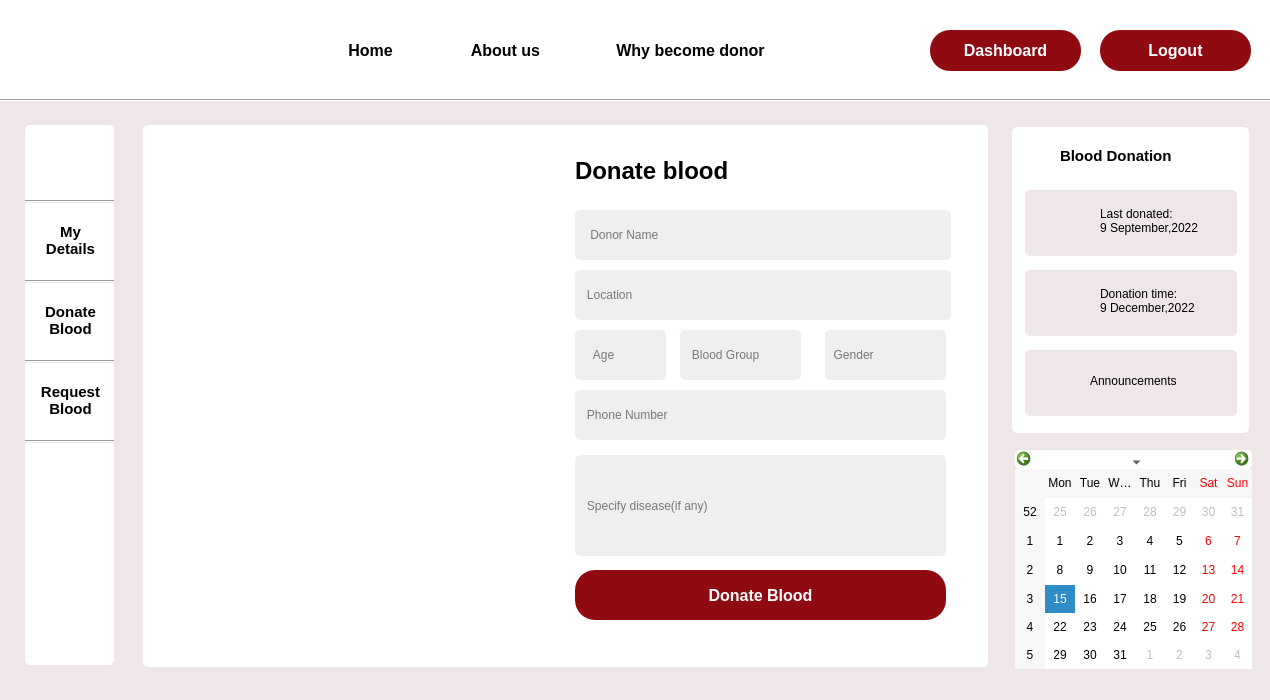
<?xml version="1.0" encoding="UTF-8"?>
<ui version="4.0">
 <class>donate_blood</class>
 <widget class="QDialog" name="donate_blood">
  <property name="geometry">
   <rect>
    <x>0</x>
    <y>0</y>
    <width>1270</width>
    <height>700</height>
   </rect>
  </property>
  <property name="windowTitle">
   <string>Dialog</string>
  </property>
  <property name="styleSheet">
   <string notr="true">background-color: #EFE6E7</string>
  </property>
  <widget class="QLabel" name="label_7">
   <property name="geometry">
    <rect>
     <x>40</x>
     <y>0</y>
     <width>81</width>
     <height>91</height>
    </rect>
   </property>
   <property name="styleSheet">
    <string notr="true">background-color:rgb(255, 255, 255);
border-image: url(:/img/Images/logo1.png);</string>
   </property>
   <property name="text">
    <string/>
   </property>
  </widget>
  <widget class="QPushButton" name="home">
   <property name="geometry">
    <rect>
     <x>300</x>
     <y>30</y>
     <width>141</width>
     <height>41</height>
    </rect>
   </property>
   <property name="font">
    <font>
     <pointsize>12</pointsize>
     <bold>true</bold>
    </font>
   </property>
   <property name="cursor">
    <cursorShape>PointingHandCursor</cursorShape>
   </property>
   <property name="styleSheet">
    <string notr="true">#home

{
 background-color:rgb(255, 255, 255);
border-radius:0.5px;
}

#home::hover
{border-bottom :3px solid rgb(144, 10, 18);
color: rgb(144, 10, 18);
}</string>
   </property>
   <property name="text">
    <string>Home</string>
   </property>
  </widget>
  <widget class="QPushButton" name="about">
   <property name="geometry">
    <rect>
     <x>430</x>
     <y>30</y>
     <width>151</width>
     <height>41</height>
    </rect>
   </property>
   <property name="font">
    <font>
     <pointsize>12</pointsize>
     <bold>true</bold>
    </font>
   </property>
   <property name="cursor">
    <cursorShape>PointingHandCursor</cursorShape>
   </property>
   <property name="styleSheet">
    <string notr="true">#about

{
 background-color:rgb(255, 255, 255);
border-radius:0.5px;
}

#about::hover
{border-bottom :3px solid rgb(144, 10, 18);
color: rgb(144, 10, 18);
}</string>
   </property>
   <property name="text">
    <string>About us</string>
   </property>
  </widget>
  <widget class="QPushButton" name="why">
   <property name="geometry">
    <rect>
     <x>580</x>
     <y>30</y>
     <width>221</width>
     <height>41</height>
    </rect>
   </property>
   <property name="font">
    <font>
     <pointsize>12</pointsize>
     <bold>true</bold>
    </font>
   </property>
   <property name="cursor">
    <cursorShape>PointingHandCursor</cursorShape>
   </property>
   <property name="styleSheet">
    <string notr="true">#why

{
 background-color:rgb(255, 255, 255);
border-radius:0.5px;
}

#why::hover
{border-bottom :3px solid rgb(144, 10, 18);
color: rgb(144, 10, 18);
}</string>
   </property>
   <property name="text">
    <string>Why become donor</string>
   </property>
  </widget>
  <widget class="QPushButton" name="login">
   <property name="geometry">
    <rect>
     <x>930</x>
     <y>30</y>
     <width>151</width>
     <height>41</height>
    </rect>
   </property>
   <property name="font">
    <font>
     <pointsize>12</pointsize>
     <bold>true</bold>
    </font>
   </property>
   <property name="cursor">
    <cursorShape>PointingHandCursor</cursorShape>
   </property>
   <property name="styleSheet">
    <string notr="true">#login
{
 background-color:rgb(144, 10, 18);
border-radius:20px;
color:rgb(255, 255, 255)
}

#login::hover
{
background-color:white;
	color: rgb(144, 10, 18);
}</string>
   </property>
   <property name="text">
    <string>Dashboard</string>
   </property>
  </widget>
  <widget class="Line" name="line">
   <property name="geometry">
    <rect>
     <x>0</x>
     <y>99</y>
     <width>1280</width>
     <height>3</height>
    </rect>
   </property>
   <property name="orientation">
    <enum>Qt::Horizontal</enum>
   </property>
  </widget>
  <widget class="QLabel" name="label">
   <property name="geometry">
    <rect>
     <x>0</x>
     <y>0</y>
     <width>1280</width>
     <height>99</height>
    </rect>
   </property>
   <property name="styleSheet">
    <string notr="true">background-color: rgb(255, 255, 255);</string>
   </property>
   <property name="text">
    <string/>
   </property>
  </widget>
  <widget class="Line" name="line_4">
   <property name="geometry">
    <rect>
     <x>25</x>
     <y>435</y>
     <width>89</width>
     <height>3</height>
    </rect>
   </property>
   <property name="orientation">
    <enum>Qt::Horizontal</enum>
   </property>
  </widget>
  <widget class="QLabel" name="label_2">
   <property name="geometry">
    <rect>
     <x>25</x>
     <y>125</y>
     <width>89</width>
     <height>540</height>
    </rect>
   </property>
   <property name="styleSheet">
    <string notr="true">background-color: rgb(255, 255, 255);
border-radius:5px;</string>
   </property>
   <property name="text">
    <string/>
   </property>
  </widget>
  <widget class="QLabel" name="label_5">
   <property name="geometry">
    <rect>
     <x>40</x>
     <y>130</y>
     <width>63</width>
     <height>61</height>
    </rect>
   </property>
   <property name="cursor">
    <cursorShape>PointingHandCursor</cursorShape>
   </property>
   <property name="styleSheet">
    <string notr="true">background-color: rgb(255, 255, 255);
border-image: url(:/img/Images/Profile.png);</string>
   </property>
   <property name="text">
    <string/>
   </property>
  </widget>
  <widget class="Line" name="line_3">
   <property name="geometry">
    <rect>
     <x>25</x>
     <y>360</y>
     <width>89</width>
     <height>3</height>
    </rect>
   </property>
   <property name="orientation">
    <enum>Qt::Horizontal</enum>
   </property>
  </widget>
  <widget class="QPushButton" name="my_details_3">
   <property name="geometry">
    <rect>
     <x>30</x>
     <y>370</y>
     <width>81</width>
     <height>61</height>
    </rect>
   </property>
   <property name="font">
    <font>
     <pointsize>11</pointsize>
     <bold>true</bold>
    </font>
   </property>
   <property name="cursor">
    <cursorShape>PointingHandCursor</cursorShape>
   </property>
   <property name="styleSheet">
    <string notr="true">*{
 background-color:rgb(255, 255, 255);
border-radius:5px;}
#my_details_3::hover
{

	color: rgb(144, 10, 18);
}
</string>
   </property>
   <property name="text">
    <string>Request
Blood</string>
   </property>
  </widget>
  <widget class="QPushButton" name="my_details">
   <property name="geometry">
    <rect>
     <x>30</x>
     <y>210</y>
     <width>81</width>
     <height>61</height>
    </rect>
   </property>
   <property name="font">
    <font>
     <pointsize>11</pointsize>
     <bold>true</bold>
    </font>
   </property>
   <property name="cursor">
    <cursorShape>PointingHandCursor</cursorShape>
   </property>
   <property name="styleSheet">
    <string notr="true">#my_details
{
 background-color:rgb(255, 255, 255);
border-radius:5px;
}

#my_details::hover
{

	color: rgb(144, 10, 18);
}</string>
   </property>
   <property name="text">
    <string>My
Details</string>
   </property>
  </widget>
  <widget class="Line" name="line_2">
   <property name="geometry">
    <rect>
     <x>25</x>
     <y>280</y>
     <width>89</width>
     <height>3</height>
    </rect>
   </property>
   <property name="orientation">
    <enum>Qt::Horizontal</enum>
   </property>
  </widget>
  <widget class="Line" name="line_5">
   <property name="geometry">
    <rect>
     <x>25</x>
     <y>200</y>
     <width>89</width>
     <height>3</height>
    </rect>
   </property>
   <property name="orientation">
    <enum>Qt::Horizontal</enum>
   </property>
  </widget>
  <widget class="QPushButton" name="my_details_2">
   <property name="geometry">
    <rect>
     <x>30</x>
     <y>290</y>
     <width>81</width>
     <height>61</height>
    </rect>
   </property>
   <property name="font">
    <font>
     <pointsize>11</pointsize>
     <bold>true</bold>
    </font>
   </property>
   <property name="cursor">
    <cursorShape>PointingHandCursor</cursorShape>
   </property>
   <property name="styleSheet">
    <string notr="true">*{
 background-color:rgb(255, 255, 255);
border-radius:5px;}

#my_details_2::hover
{

	color: rgb(144, 10, 18);
}
</string>
   </property>
   <property name="text">
    <string>Donate
Blood</string>
   </property>
  </widget>
  <widget class="Line" name="line_6">
   <property name="geometry">
    <rect>
     <x>25</x>
     <y>440</y>
     <width>89</width>
     <height>3</height>
    </rect>
   </property>
   <property name="orientation">
    <enum>Qt::Horizontal</enum>
   </property>
  </widget>
  <widget class="QLabel" name="label_27">
   <property name="geometry">
    <rect>
     <x>1035</x>
     <y>200</y>
     <width>51</width>
     <height>41</height>
    </rect>
   </property>
   <property name="styleSheet">
    <string notr="true">border-image: url(:/img/Images/Donor.png);</string>
   </property>
   <property name="text">
    <string/>
   </property>
  </widget>
  <widget class="QLabel" name="label_4">
   <property name="geometry">
    <rect>
     <x>165</x>
     <y>140</y>
     <width>403</width>
     <height>502</height>
    </rect>
   </property>
   <property name="styleSheet">
    <string notr="true">background-color: rgb(255, 255, 255);
border-image: url(:/Images/request_blood.jpg);
</string>
   </property>
   <property name="text">
    <string/>
   </property>
  </widget>
  <widget class="QLineEdit" name="lineEdit_4">
   <property name="geometry">
    <rect>
     <x>575</x>
     <y>450</y>
     <width>371</width>
     <height>101</height>
    </rect>
   </property>
   <property name="styleSheet">
    <string notr="true">*
{
border-radius:5px;
background-color:#F1EEEE;
}</string>
   </property>
   <property name="text">
    <string>   More detail about case</string>
   </property>
  </widget>
  <widget class="QLabel" name="label_29">
   <property name="geometry">
    <rect>
     <x>1035</x>
     <y>360</y>
     <width>51</width>
     <height>41</height>
    </rect>
   </property>
   <property name="styleSheet">
    <string notr="true">border-image: url(:/img/Images/announcement.png);</string>
   </property>
   <property name="text">
    <string/>
   </property>
  </widget>
  <widget class="QPushButton" name="register_2">
   <property name="geometry">
    <rect>
     <x>575</x>
     <y>560</y>
     <width>371</width>
     <height>50</height>
    </rect>
   </property>
   <property name="font">
    <font>
     <pointsize>12</pointsize>
     <bold>true</bold>
    </font>
   </property>
   <property name="styleSheet">
    <string notr="true">#register_2
{
background-color:#F25019;
border-radius:5px;
}</string>
   </property>
   <property name="text">
    <string>Request Blood</string>
   </property>
  </widget>
  <widget class="QLabel" name="label_24">
   <property name="geometry">
    <rect>
     <x>1025</x>
     <y>190</y>
     <width>212</width>
     <height>66</height>
    </rect>
   </property>
   <property name="styleSheet">
    <string notr="true">border-radius:5px;</string>
   </property>
   <property name="text">
    <string/>
   </property>
  </widget>
  <widget class="QLabel" name="label_23">
   <property name="geometry">
    <rect>
     <x>1065</x>
     <y>140</y>
     <width>141</width>
     <height>31</height>
    </rect>
   </property>
   <property name="font">
    <font>
     <pointsize>11</pointsize>
     <bold>true</bold>
    </font>
   </property>
   <property name="styleSheet">
    <string notr="true">background-color: rgb(255, 255, 255);</string>
   </property>
   <property name="text">
    <string>Blood Donation </string>
   </property>
  </widget>
  <widget class="QLineEdit" name="lineEdit_5">
   <property name="geometry">
    <rect>
     <x>685</x>
     <y>330</y>
     <width>121</width>
     <height>50</height>
    </rect>
   </property>
   <property name="styleSheet">
    <string notr="true">*
{
border-radius:5px;
background-color:#F1EEEE;

}</string>
   </property>
   <property name="text">
    <string>   Blood Group</string>
   </property>
  </widget>
  <widget class="QLabel" name="label_34">
   <property name="geometry">
    <rect>
     <x>1035</x>
     <y>360</y>
     <width>51</width>
     <height>41</height>
    </rect>
   </property>
   <property name="styleSheet">
    <string notr="true">border-image: url(:/img/Images/announcement.png);</string>
   </property>
   <property name="text">
    <string/>
   </property>
  </widget>
  <widget class="QLabel" name="label_6">
   <property name="geometry">
    <rect>
     <x>1012</x>
     <y>127</y>
     <width>237</width>
     <height>306</height>
    </rect>
   </property>
   <property name="styleSheet">
    <string notr="true">background-color: rgb(255, 255, 255);
border-radius:5px;</string>
   </property>
   <property name="text">
    <string/>
   </property>
  </widget>
  <widget class="QLabel" name="label_26">
   <property name="geometry">
    <rect>
     <x>1025</x>
     <y>270</y>
     <width>212</width>
     <height>66</height>
    </rect>
   </property>
   <property name="cursor">
    <cursorShape>PointingHandCursor</cursorShape>
   </property>
   <property name="styleSheet">
    <string notr="true">border-radius:5px;</string>
   </property>
   <property name="text">
    <string/>
   </property>
  </widget>
  <widget class="QLabel" name="label_28">
   <property name="geometry">
    <rect>
     <x>1035</x>
     <y>280</y>
     <width>51</width>
     <height>41</height>
    </rect>
   </property>
   <property name="cursor">
    <cursorShape>PointingHandCursor</cursorShape>
   </property>
   <property name="styleSheet">
    <string notr="true">border-image: url(:/img/Images/hospital.png);</string>
   </property>
   <property name="text">
    <string/>
   </property>
  </widget>
  <widget class="QLabel" name="label_3">
   <property name="geometry">
    <rect>
     <x>143</x>
     <y>125</y>
     <width>845</width>
     <height>542</height>
    </rect>
   </property>
   <property name="styleSheet">
    <string notr="true">background-color: rgb(255, 255, 255);
border-radius:5px;</string>
   </property>
   <property name="text">
    <string/>
   </property>
  </widget>
  <widget class="QLineEdit" name="gender">
   <property name="geometry">
    <rect>
     <x>825</x>
     <y>330</y>
     <width>121</width>
     <height>50</height>
    </rect>
   </property>
   <property name="styleSheet">
    <string notr="true">*
{
border-radius:5px;
background-color:#F1EEEE;
}</string>
   </property>
   <property name="text">
    <string/>
   </property>
   <property name="placeholderText">
    <string>  Gender</string>
   </property>
  </widget>
  <widget class="QLabel" name="label_25">
   <property name="geometry">
    <rect>
     <x>1025</x>
     <y>350</y>
     <width>212</width>
     <height>66</height>
    </rect>
   </property>
   <property name="cursor">
    <cursorShape>PointingHandCursor</cursorShape>
   </property>
   <property name="styleSheet">
    <string notr="true">border-radius:5px;</string>
   </property>
   <property name="text">
    <string/>
   </property>
  </widget>
  <widget class="QLabel" name="label_15">
   <property name="geometry">
    <rect>
     <x>575</x>
     <y>150</y>
     <width>231</width>
     <height>41</height>
    </rect>
   </property>
   <property name="font">
    <font>
     <pointsize>18</pointsize>
     <bold>true</bold>
    </font>
   </property>
   <property name="styleSheet">
    <string notr="true">background-color: rgb(255, 255, 255);</string>
   </property>
   <property name="text">
    <string>Donate blood</string>
   </property>
  </widget>
  <widget class="QCalendarWidget" name="calendarWidget">
   <property name="geometry">
    <rect>
     <x>1015</x>
     <y>450</y>
     <width>237</width>
     <height>219</height>
    </rect>
   </property>
   <property name="cursor">
    <cursorShape>PointingHandCursor</cursorShape>
   </property>
   <property name="styleSheet">
    <string notr="true">background-color: rgb(255, 255, 255);
font: 9pt &quot;Segoe UI&quot;;
border-radius:5px;</string>
   </property>
  </widget>
  <widget class="QLabel" name="label_32">
   <property name="geometry">
    <rect>
     <x>1100</x>
     <y>360</y>
     <width>131</width>
     <height>41</height>
    </rect>
   </property>
   <property name="text">
    <string>Announcements</string>
   </property>
  </widget>
  <widget class="QLineEdit" name="phone_number">
   <property name="geometry">
    <rect>
     <x>575</x>
     <y>390</y>
     <width>371</width>
     <height>50</height>
    </rect>
   </property>
   <property name="styleSheet">
    <string notr="true">*
{
border-radius:5px;
background-color:#F1EEEE;
}</string>
   </property>
   <property name="text">
    <string/>
   </property>
   <property name="placeholderText">
    <string>   Phone Number</string>
   </property>
  </widget>
  <widget class="QLineEdit" name="name">
   <property name="geometry">
    <rect>
     <x>575</x>
     <y>210</y>
     <width>376</width>
     <height>50</height>
    </rect>
   </property>
   <property name="styleSheet">
    <string notr="true">*
{
border-radius:5px;
background-color:#F1EEEE;
}</string>
   </property>
   <property name="text">
    <string/>
   </property>
   <property name="placeholderText">
    <string>    Donor Name</string>
   </property>
  </widget>
  <widget class="QLabel" name="label_30">
   <property name="geometry">
    <rect>
     <x>1100</x>
     <y>200</y>
     <width>131</width>
     <height>41</height>
    </rect>
   </property>
   <property name="cursor">
    <cursorShape>PointingHandCursor</cursorShape>
   </property>
   <property name="styleSheet">
    <string notr="true">#label_30::hover
{

	color: rgb(144, 10, 18);
}</string>
   </property>
   <property name="text">
    <string>Last donated:
9 September,2022</string>
   </property>
  </widget>
  <widget class="QLabel" name="label_31">
   <property name="geometry">
    <rect>
     <x>1100</x>
     <y>280</y>
     <width>131</width>
     <height>41</height>
    </rect>
   </property>
   <property name="cursor">
    <cursorShape>PointingHandCursor</cursorShape>
   </property>
   <property name="styleSheet">
    <string notr="true">#label_31::hover
{

	color: rgb(144, 10, 18);
}</string>
   </property>
   <property name="text">
    <string>Donation time:
9 December,2022</string>
   </property>
  </widget>
  <widget class="QLineEdit" name="age">
   <property name="geometry">
    <rect>
     <x>575</x>
     <y>330</y>
     <width>91</width>
     <height>50</height>
    </rect>
   </property>
   <property name="styleSheet">
    <string notr="true">*
{
border-radius:5px;
background-color:#F1EEEE;
}</string>
   </property>
   <property name="text">
    <string/>
   </property>
   <property name="placeholderText">
    <string>     Age  </string>
   </property>
  </widget>
  <widget class="QLineEdit" name="location">
   <property name="geometry">
    <rect>
     <x>575</x>
     <y>270</y>
     <width>376</width>
     <height>50</height>
    </rect>
   </property>
   <property name="styleSheet">
    <string notr="true">*
{
border-radius:5px;
background-color:#F1EEEE;
}</string>
   </property>
   <property name="text">
    <string/>
   </property>
   <property name="placeholderText">
    <string>   Location</string>
   </property>
  </widget>
  <widget class="QLabel" name="label_33">
   <property name="geometry">
    <rect>
     <x>1090</x>
     <y>360</y>
     <width>131</width>
     <height>41</height>
    </rect>
   </property>
   <property name="cursor">
    <cursorShape>PointingHandCursor</cursorShape>
   </property>
   <property name="styleSheet">
    <string notr="true">#label_33::hover
{

	color: rgb(144, 10, 18);
}</string>
   </property>
   <property name="text">
    <string>Announcements</string>
   </property>
  </widget>
  <widget class="QLabel" name="label_8">
   <property name="geometry">
    <rect>
     <x>160</x>
     <y>140</y>
     <width>403</width>
     <height>502</height>
    </rect>
   </property>
   <property name="styleSheet">
    <string notr="true">background-color: rgb(255, 255, 255);
background-image: url(:/Images/donate_blood.jpg);
</string>
   </property>
   <property name="text">
    <string/>
   </property>
  </widget>
  <widget class="QLineEdit" name="disease">
   <property name="geometry">
    <rect>
     <x>575</x>
     <y>455</y>
     <width>371</width>
     <height>101</height>
    </rect>
   </property>
   <property name="styleSheet">
    <string notr="true">*
{
border-radius:5px;
background-color:#F1EEEE;
}</string>
   </property>
   <property name="text">
    <string/>
   </property>
   <property name="placeholderText">
    <string>   Specify disease(if any)</string>
   </property>
  </widget>
  <widget class="QLineEdit" name="blood_group">
   <property name="geometry">
    <rect>
     <x>680</x>
     <y>330</y>
     <width>121</width>
     <height>50</height>
    </rect>
   </property>
   <property name="styleSheet">
    <string notr="true">*
{
border-radius:5px;
background-color:#F1EEEE;

}</string>
   </property>
   <property name="text">
    <string/>
   </property>
   <property name="placeholderText">
    <string>   Blood Group</string>
   </property>
  </widget>
  <widget class="QPushButton" name="donate">
   <property name="geometry">
    <rect>
     <x>575</x>
     <y>570</y>
     <width>371</width>
     <height>50</height>
    </rect>
   </property>
   <property name="font">
    <font>
     <pointsize>12</pointsize>
     <bold>true</bold>
    </font>
   </property>
   <property name="cursor">
    <cursorShape>PointingHandCursor</cursorShape>
   </property>
   <property name="styleSheet">
    <string notr="true">#donate

{
background-color:rgb(144, 10, 18);
border-radius:20px;
	color: rgb(255, 255, 255);
}

#donate::hover
{
background-color:white;
	color: rgb(144, 10, 18);
}</string>
   </property>
   <property name="text">
    <string>Donate Blood</string>
   </property>
  </widget>
  <widget class="QLabel" name="label_35">
   <property name="geometry">
    <rect>
     <x>1030</x>
     <y>360</y>
     <width>51</width>
     <height>41</height>
    </rect>
   </property>
   <property name="cursor">
    <cursorShape>PointingHandCursor</cursorShape>
   </property>
   <property name="styleSheet">
    <string notr="true">border-image: url(:/img/Images/announcement.png);</string>
   </property>
   <property name="text">
    <string/>
   </property>
  </widget>
  <widget class="QLabel" name="label_36">
   <property name="geometry">
    <rect>
     <x>1030</x>
     <y>200</y>
     <width>51</width>
     <height>41</height>
    </rect>
   </property>
   <property name="cursor">
    <cursorShape>PointingHandCursor</cursorShape>
   </property>
   <property name="styleSheet">
    <string notr="true">border-image: url(:/img/Images/Donor.png);</string>
   </property>
   <property name="text">
    <string/>
   </property>
  </widget>
  <widget class="QLabel" name="label_37">
   <property name="geometry">
    <rect>
     <x>1025</x>
     <y>190</y>
     <width>212</width>
     <height>66</height>
    </rect>
   </property>
   <property name="cursor">
    <cursorShape>PointingHandCursor</cursorShape>
   </property>
   <property name="styleSheet">
    <string notr="true">border-radius:5px;</string>
   </property>
   <property name="text">
    <string/>
   </property>
  </widget>
  <widget class="QLabel" name="label_38">
   <property name="geometry">
    <rect>
     <x>1060</x>
     <y>140</y>
     <width>141</width>
     <height>31</height>
    </rect>
   </property>
   <property name="font">
    <font>
     <pointsize>11</pointsize>
     <bold>true</bold>
    </font>
   </property>
   <property name="styleSheet">
    <string notr="true">background-color: rgb(255, 255, 255);</string>
   </property>
   <property name="text">
    <string>Blood Donation </string>
   </property>
  </widget>
  <widget class="QPushButton" name="login_2">
   <property name="geometry">
    <rect>
     <x>1100</x>
     <y>30</y>
     <width>151</width>
     <height>41</height>
    </rect>
   </property>
   <property name="font">
    <font>
     <pointsize>12</pointsize>
     <bold>true</bold>
    </font>
   </property>
   <property name="cursor">
    <cursorShape>PointingHandCursor</cursorShape>
   </property>
   <property name="styleSheet">
    <string notr="true">#login_2
{
 background-color:rgb(144, 10, 18);
border-radius:20px;
	color: rgb(255, 255, 255);
}

#login_2::hover
{
background-color:white;
	color: rgb(144, 10, 18);
}</string>
   </property>
   <property name="text">
    <string>Logout</string>
   </property>
  </widget>
  <zorder>label</zorder>
  <zorder>label_7</zorder>
  <zorder>home</zorder>
  <zorder>about</zorder>
  <zorder>why</zorder>
  <zorder>login</zorder>
  <zorder>line</zorder>
  <zorder>line_4</zorder>
  <zorder>label_2</zorder>
  <zorder>label_5</zorder>
  <zorder>line_3</zorder>
  <zorder>my_details_3</zorder>
  <zorder>my_details</zorder>
  <zorder>line_2</zorder>
  <zorder>line_5</zorder>
  <zorder>my_details_2</zorder>
  <zorder>line_6</zorder>
  <zorder>label_27</zorder>
  <zorder>label_4</zorder>
  <zorder>lineEdit_4</zorder>
  <zorder>label_29</zorder>
  <zorder>register_2</zorder>
  <zorder>label_24</zorder>
  <zorder>label_23</zorder>
  <zorder>lineEdit_5</zorder>
  <zorder>label_34</zorder>
  <zorder>label_6</zorder>
  <zorder>label_26</zorder>
  <zorder>label_28</zorder>
  <zorder>label_3</zorder>
  <zorder>gender</zorder>
  <zorder>label_25</zorder>
  <zorder>label_15</zorder>
  <zorder>calendarWidget</zorder>
  <zorder>label_32</zorder>
  <zorder>phone_number</zorder>
  <zorder>name</zorder>
  <zorder>label_31</zorder>
  <zorder>age</zorder>
  <zorder>location</zorder>
  <zorder>label_33</zorder>
  <zorder>label_8</zorder>
  <zorder>disease</zorder>
  <zorder>blood_group</zorder>
  <zorder>donate</zorder>
  <zorder>label_35</zorder>
  <zorder>label_37</zorder>
  <zorder>label_30</zorder>
  <zorder>label_36</zorder>
  <zorder>label_38</zorder>
  <zorder>login_2</zorder>
 </widget>
 <resources/>
 <connections/>
</ui>
